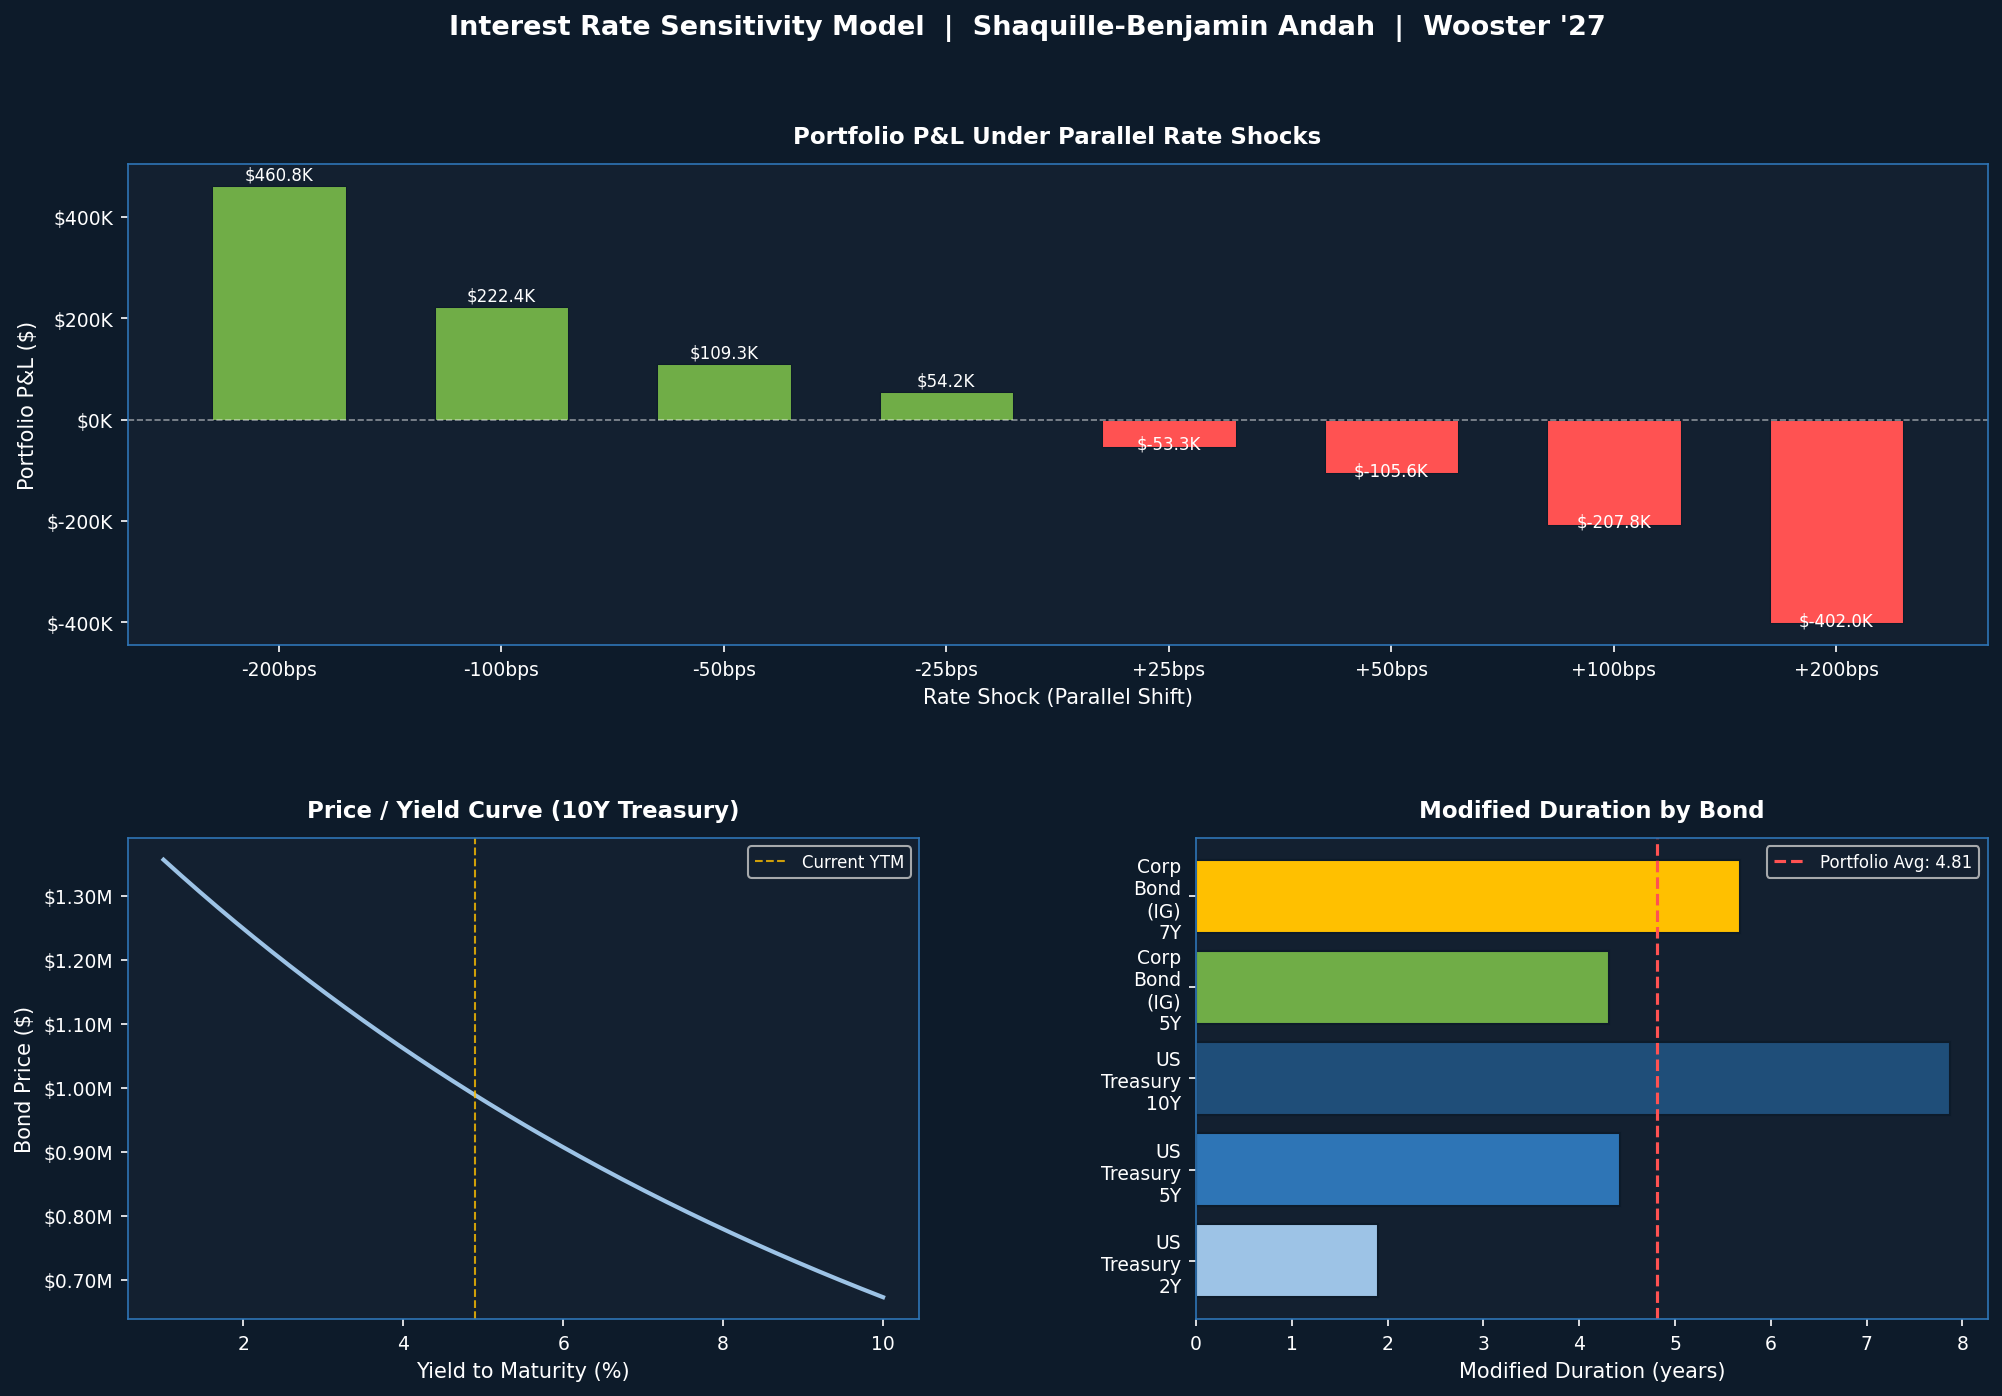

Source code (Python):
"""
Interest Rate Sensitivity Model
================================
Author: Shaquille-Benjamin Andah
College of Wooster | Business Economics '27
GitHub: github.com/shaquille-andah

This model prices bonds, calculates duration and convexity,
and measures how a portfolio of bonds responds to interest
rate shocks. Directly relevant to treasury and market risk
analysis in banking.

Key concepts covered:
- Bond pricing (present value of cash flows)
- Macaulay Duration (weighted average time to receive cash flows)
- Modified Duration (price sensitivity to rate changes)
- Convexity (curvature correction for large rate moves)
- Parallel rate shift scenarios (+/- 25, 50, 100, 200 bps)
- Portfolio-level P&L and % change under each scenario
"""

import numpy as np
import pandas as pd
import matplotlib.pyplot as plt
import matplotlib.ticker as mtick
from matplotlib.gridspec import GridSpec

# ── 1. BOND PRICING FUNCTIONS ─────────────────────────────────

def bond_price(face_value, coupon_rate, ytm, years, freq=2):
    """
    Calculate the present value (price) of a bond.

    Parameters
    ----------
    face_value  : float  — par value of the bond (e.g. 1000)
    coupon_rate : float  — annual coupon rate (e.g. 0.05 for 5%)
    ytm         : float  — yield to maturity (e.g. 0.04 for 4%)
    years       : float  — years to maturity
    freq        : int    — coupon payments per year (2 = semi-annual)

    Returns
    -------
    float — clean price of the bond
    """
    periods = int(years * freq)
    coupon = (coupon_rate * face_value) / freq
    rate_per_period = ytm / freq

    # Present value of coupon payments
    pv_coupons = sum(
        coupon / (1 + rate_per_period) ** t
        for t in range(1, periods + 1)
    )

    # Present value of face value at maturity
    pv_face = face_value / (1 + rate_per_period) ** periods

    return pv_coupons + pv_face


def macaulay_duration(face_value, coupon_rate, ytm, years, freq=2):
    """
    Macaulay Duration — weighted average time to receive cash flows.
    Measured in years. Tells you the 'average life' of the bond.
    """
    periods = int(years * freq)
    coupon = (coupon_rate * face_value) / freq
    rate_per_period = ytm / freq
    price = bond_price(face_value, coupon_rate, ytm, years, freq)

    weighted_times = sum(
        (t / freq) * (coupon / (1 + rate_per_period) ** t)
        for t in range(1, periods + 1)
    )
    weighted_times += (years) * (face_value / (1 + rate_per_period) ** periods)

    return weighted_times / price


def modified_duration(face_value, coupon_rate, ytm, years, freq=2):
    """
    Modified Duration — direct measure of price sensitivity.
    A modified duration of 5 means a 1% rise in rates
    causes approximately a 5% drop in bond price.
    """
    mac_dur = macaulay_duration(face_value, coupon_rate, ytm, years, freq)
    return mac_dur / (1 + ytm / freq)


def convexity(face_value, coupon_rate, ytm, years, freq=2):
    """
    Convexity — captures the curvature in the price/yield relationship.
    Duration alone underestimates price gains and overestimates price
    losses for large rate moves. Convexity corrects for this.
    """
    periods = int(years * freq)
    coupon = (coupon_rate * face_value) / freq
    rate_per_period = ytm / freq
    price = bond_price(face_value, coupon_rate, ytm, years, freq)

    conv_sum = sum(
        coupon * t * (t + 1) / (1 + rate_per_period) ** (t + 2)
        for t in range(1, periods + 1)
    )
    conv_sum += face_value * periods * (periods + 1) / (1 + rate_per_period) ** (periods + 2)

    return conv_sum / (price * freq ** 2)


def price_change_estimate(mod_dur, conv, delta_ytm, price):
    """
    Estimate price change using Duration + Convexity approximation.

    ΔP ≈ -ModDur × ΔY × P  +  0.5 × Convexity × (ΔY)² × P

    This is the formula risk managers use daily to estimate
    how much a bond or portfolio will gain/lose when rates move.
    """
    duration_effect = -mod_dur * delta_ytm * price
    convexity_effect = 0.5 * conv * (delta_ytm ** 2) * price
    return duration_effect + convexity_effect


# ── 2. DEFINE PORTFOLIO ───────────────────────────────────────

"""
A representative bank treasury portfolio with five bonds
spanning different maturities and credit profiles.
This mirrors what you'd see in a real bank's held-to-maturity
or available-for-sale portfolio.
"""

portfolio = pd.DataFrame({
    "Bond":         ["US Treasury 2Y", "US Treasury 5Y", "US Treasury 10Y",
                     "Corp Bond (IG) 5Y", "Corp Bond (IG) 7Y"],
    "Face_Value":   [1_000_000, 1_000_000, 1_000_000, 750_000, 750_000],
    "Coupon_Rate":  [0.0425,    0.0450,    0.0475,    0.0550,  0.0575],
    "YTM":          [0.0430,    0.0460,    0.0490,    0.0570,  0.0600],
    "Years":        [2,         5,         10,        5,       7],
    "Freq":         [2,         2,         2,         2,       2],
})

# ── 3. CALCULATE BASE METRICS ─────────────────────────────────

print("=" * 65)
print("  INTEREST RATE SENSITIVITY MODEL")
print("  Shaquille-Benjamin Andah | College of Wooster '27")
print("=" * 65)

results = []
for _, bond in portfolio.iterrows():
    fv  = bond["Face_Value"]
    cr  = bond["Coupon_Rate"]
    ytm = bond["YTM"]
    yr  = bond["Years"]
    fr  = bond["Freq"]

    price    = bond_price(fv, cr, ytm, yr, fr)
    mac_dur  = macaulay_duration(fv, cr, ytm, yr, fr)
    mod_dur  = modified_duration(fv, cr, ytm, yr, fr)
    conv     = convexity(fv, cr, ytm, yr, fr)
    mkt_val  = price  # price already accounts for face value scaling

    results.append({
        "Bond":              bond["Bond"],
        "Market Value ($)":  round(mkt_val, 2),
        "Coupon (%)":        f"{cr*100:.2f}%",
        "YTM (%)":           f"{ytm*100:.2f}%",
        "Mac Duration":      round(mac_dur, 3),
        "Mod Duration":      round(mod_dur, 3),
        "Convexity":         round(conv, 3),
    })

results_df = pd.DataFrame(results)
print("\n── PORTFOLIO METRICS ──────────────────────────────────────\n")
print(results_df.to_string(index=False))

total_mkt_val = sum(r["Market Value ($)"] for r in results)
print(f"\n  Total Portfolio Market Value: ${total_mkt_val:,.2f}")

# Portfolio-weighted modified duration
port_mod_dur = sum(
    r["Mod Duration"] * r["Market Value ($)"] / total_mkt_val
    for r in results
)
port_conv = sum(
    r["Convexity"] * r["Market Value ($)"] / total_mkt_val
    for r in results
)
print(f"  Portfolio Modified Duration:  {port_mod_dur:.3f}")
print(f"  Portfolio Convexity:          {port_conv:.3f}")

# ── 4. RATE SHOCK SCENARIOS ───────────────────────────────────

print("\n── RATE SHOCK SCENARIOS (Parallel Shifts) ─────────────────\n")

shocks_bps = [-200, -100, -50, -25, +25, +50, +100, +200]
scenario_results = []

for shock_bps in shocks_bps:
    delta_ytm = shock_bps / 10_000  # convert bps to decimal

    bond_changes = []
    total_new_val = 0

    for _, bond in portfolio.iterrows():
        fv  = bond["Face_Value"]
        cr  = bond["Coupon_Rate"]
        ytm = bond["YTM"]
        yr  = bond["Years"]
        fr  = bond["Freq"]

        base_price = bond_price(fv, cr, ytm, yr, fr)
        new_ytm    = ytm + delta_ytm
        new_price  = bond_price(fv, cr, new_ytm, yr, fr)
        pnl        = new_price - base_price
        bond_changes.append(pnl)
        total_new_val += new_price

    total_pnl    = total_new_val - total_mkt_val
    pct_change   = (total_pnl / total_mkt_val) * 100

    scenario_results.append({
        "Rate Shock (bps)": f"{'+' if shock_bps > 0 else ''}{shock_bps}",
        "New Portfolio Value ($)": round(total_new_val, 2),
        "P&L ($)":                 round(total_pnl, 2),
        "P&L (%)":                 round(pct_change, 4),
    })

scenarios_df = pd.DataFrame(scenario_results)
print(scenarios_df.to_string(index=False))

# Duration approximation vs actual (for +100bps)
shock_check = 0.01
approx_pnl = price_change_estimate(port_mod_dur, port_conv, shock_check, total_mkt_val)
actual_row  = next(r for r in scenario_results if r["Rate Shock (bps)"] == "+100")
actual_pnl  = actual_row["P&L ($)"]

print(f"\n  Duration+Convexity estimate (+100bps): ${approx_pnl:,.2f}")
print(f"  Actual repriced P&L        (+100bps): ${actual_pnl:,.2f}")
print(f"  Estimation error:                     ${abs(approx_pnl - actual_pnl):,.2f}")

# ── 5. VISUALIZATIONS ─────────────────────────────────────────

fig = plt.figure(figsize=(16, 10))
fig.patch.set_facecolor("#0D1B2A")
gs = GridSpec(2, 2, figure=fig, hspace=0.4, wspace=0.35)

NAVY   = "#1F4E79"
BLUE   = "#2E75B6"
LBLUE  = "#9DC3E6"
WHITE  = "#FFFFFF"
GRAY   = "#AAAAAA"
GREEN  = "#70AD47"
RED    = "#FF5252"
GOLD   = "#FFC000"

ax_style = dict(facecolor="#132030", labelcolor=WHITE,
                tick_params=dict(colors=WHITE))

def style_ax(ax, title):
    ax.set_facecolor("#132030")
    ax.tick_params(colors=WHITE, labelsize=9)
    ax.xaxis.label.set_color(WHITE)
    ax.yaxis.label.set_color(WHITE)
    ax.title.set_color(WHITE)
    ax.set_title(title, fontsize=11, fontweight="bold", pad=10)
    for spine in ax.spines.values():
        spine.set_edgecolor("#2E75B6")

# ── Chart 1: P&L by scenario ──────────────────────────────────
ax1 = fig.add_subplot(gs[0, :])
shocks  = [int(r["Rate Shock (bps)"].replace("+", "")) for r in scenario_results]
pnls    = [r["P&L ($)"] for r in scenario_results]
colors  = [GREEN if p > 0 else RED for p in pnls]
bars    = ax1.bar(range(len(shocks)), pnls, color=colors, width=0.6, edgecolor="#0D1B2A", linewidth=0.5)
ax1.set_xticks(range(len(shocks)))
ax1.set_xticklabels([f"{'+' if s > 0 else ''}{s}bps" for s in shocks], fontsize=9)
ax1.axhline(0, color=WHITE, linewidth=0.8, linestyle="--", alpha=0.5)
ax1.yaxis.set_major_formatter(mtick.FuncFormatter(lambda x, _: f"${x/1000:,.0f}K"))
ax1.set_xlabel("Rate Shock (Parallel Shift)", fontsize=10)
ax1.set_ylabel("Portfolio P&L ($)", fontsize=10)
for bar, pnl in zip(bars, pnls):
    ax1.text(bar.get_x() + bar.get_width()/2, bar.get_height() + (5000 if pnl >= 0 else -12000),
             f"${pnl/1000:,.1f}K", ha="center", va="bottom", fontsize=8, color=WHITE)
style_ax(ax1, "Portfolio P&L Under Parallel Rate Shocks")

# ── Chart 2: Price/Yield curve for 10Y Treasury ───────────────
ax2 = fig.add_subplot(gs[1, 0])
ytm_range = np.linspace(0.01, 0.10, 200)
fv, cr, yr, fr = 1_000_000, 0.0475, 10, 2
prices_curve = [bond_price(fv, cr, y, yr, fr) for y in ytm_range]
ax2.plot(ytm_range * 100, prices_curve, color=LBLUE, linewidth=2)
ax2.axvline(0.0490 * 100, color=GOLD, linewidth=1, linestyle="--", alpha=0.8, label="Current YTM")
ax2.set_xlabel("Yield to Maturity (%)", fontsize=10)
ax2.set_ylabel("Bond Price ($)", fontsize=10)
ax2.yaxis.set_major_formatter(mtick.FuncFormatter(lambda x, _: f"${x/1e6:.2f}M"))
ax2.legend(fontsize=8, facecolor="#132030", labelcolor=WHITE)
style_ax(ax2, "Price / Yield Curve (10Y Treasury)")

# ── Chart 3: Modified Duration by bond ────────────────────────
ax3 = fig.add_subplot(gs[1, 1])
bond_names  = [r["Bond"].replace(" ", "\n") for r in results]
mod_durs    = [r["Mod Duration"] for r in results]
bar_colors  = [LBLUE, BLUE, NAVY, GREEN, GOLD]
ax3.barh(range(len(bond_names)), mod_durs, color=bar_colors, edgecolor="#0D1B2A")
ax3.set_yticks(range(len(bond_names)))
ax3.set_yticklabels(bond_names, fontsize=8)
ax3.set_xlabel("Modified Duration (years)", fontsize=10)
ax3.axvline(port_mod_dur, color=RED, linewidth=1.5, linestyle="--", label=f"Portfolio Avg: {port_mod_dur:.2f}")
ax3.legend(fontsize=8, facecolor="#132030", labelcolor=WHITE)
style_ax(ax3, "Modified Duration by Bond")

# ── Title ─────────────────────────────────────────────────────
fig.suptitle("Interest Rate Sensitivity Model  |  Shaquille-Benjamin Andah  |  Wooster '27",
             fontsize=13, fontweight="bold", color=WHITE, y=0.98)

plt.savefig("/mnt/user-data/outputs/interest_rate_sensitivity.png",
            dpi=150, bbox_inches="tight", facecolor=fig.get_facecolor())
plt.close()
print("\n  Charts saved.")
